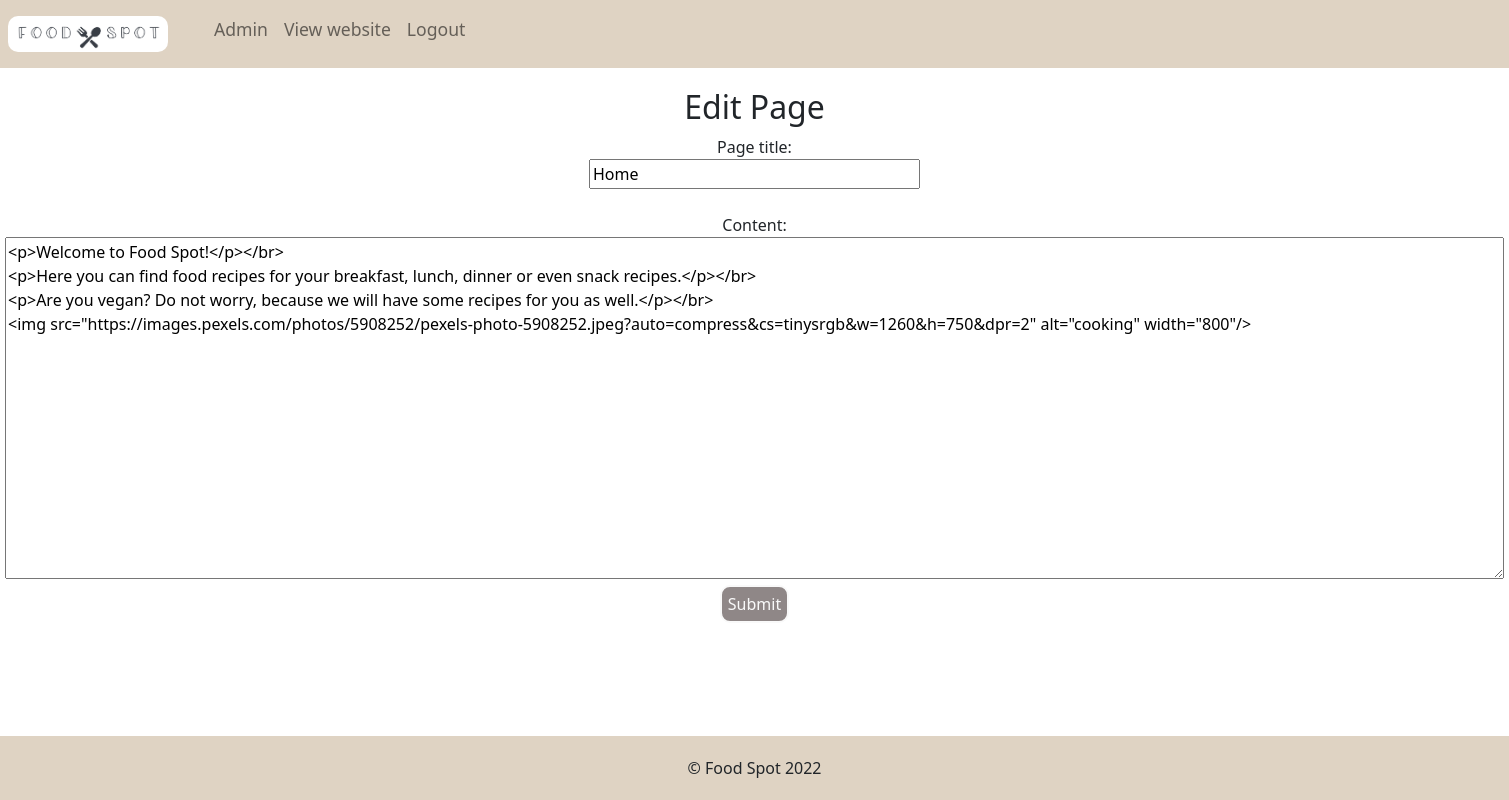
Page /admin/editpage.php?id=1 on the committed database.
### tables this page shows
CREATE TABLE `pages` (
  `ID` int(11) NOT NULL AUTO_INCREMENT,
  `title` varchar(255) DEFAULT NULL,
  `isRoot` int(11) NOT NULL DEFAULT 1,
  `content` text DEFAULT NULL,
  PRIMARY KEY (`ID`)
);

### admin/editpage.php (the view, shortened to what this page needs)
<?php
require('../config.php');
?>
<!DOCTYPE html>
<html lang="en">
<head>
	<link rel="stylesheet" href="../style/navbar.css" />
	<link rel="stylesheet" href="../style/footer.css" />
	<link rel="stylesheet" href="../style/style.css" />
	<link href="https://cdn.jsdelivr.net/npm/bootstrap@5.2.0-beta1/dist/css/bootstrap.min.css" rel="stylesheet">
</head>
<body>
	<?php include('../includes/navbar.php'); ?>
	<h2 id='title'>Edit Page</h2>
	<?php
	$id = $_GET['id'];
	$id = mysqli_real_escape_string($conn, $id);
	$query = mysqli_query($conn, "SELECT * FROM pages WHERE ID='$id'");
	$row = mysqli_fetch_object($query);
	?>
	<div id="content">
		<form action="" method="post">
			<label for="title">Page title:</label> </br>
			<input name="title" type="text" value="<?php echo $row->title; ?>" size="30" /></br></br>
			<label for="content">Content:</label></br>
			<textarea name="content" cols="160" rows="14"><?php echo $row->content; ?></textarea></br>
			<button type="submit" name="submit">Submit</button>
		</form>
	</div>
	<?php include('../includes/footer.php'); ?>
</body>
</html>

### style/style.css (style rules this page uses)
button { border: 2px solid #f9f9f9; border-radius: 10px !important; background-color: #8f8787; color:#f9f9f9; transition: 0,7s; padding-top: 5px; padding-bottom: 5px; }
#title , #content { text-align: center; margin-top: 20px; }
#content { margin-bottom: 90px !important; margin: auto; }

### rows in the picture
pages: title "Home", content "<p>Welcome to Food Spot!</p></br> <p>Here you can find food recipes for your breakfast, lunch, dinner or even snack recipes.</p></br> <p>Are you vegan? Do not worry, because we will have some recipes for you as well.</p></br> <img src=\"https://images.pexels.com/photos/5908252/pexels-photo-5908252.jpeg?auto=compress&cs=tinysrgb&w=1260&h=750&dpr=2\" alt=\"cooking\" width=\"800\"/>"

### other values in the picture
SITETITLE "Food Spot"
